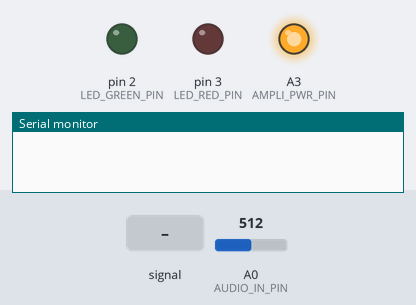
Bench run of a sketch on a simulated Arduino Uno, built with avr-gcc and run on an emulated ATmega328P. On the bench: output pins drawn as LEDs (lit = HIGH), the last lines printed to the serial monitor. The inputs (shaded band) are chosen by the test bench; at power-on: A0 (AUDIO_IN_PIN) = 512.

Above: at 1.2 s.
1.3 s: A0 (AUDIO_IN_PIN) fed a 200 Hz sine of ±81 counts around its level
4.3 s: A0 (AUDIO_IN_PIN) set to 716
At 4.55 s:
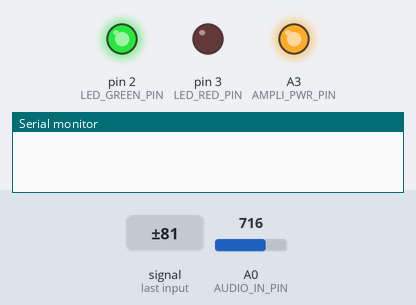
6.2 s: A0 (AUDIO_IN_PIN) fed a 1000 Hz sine of ±255 counts around its level
At 7.3 s:
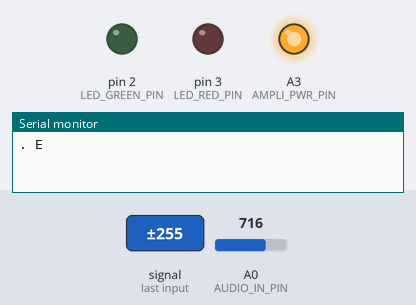
Timing chart, 0 to 9.2 s (numbered marks = the images above; inputs shaded):
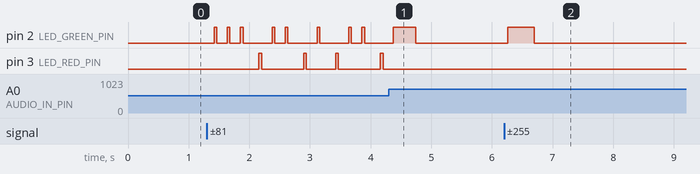

Measured:
- after the input at 4.3 s, pin 3 (LED_RED_PIN): stops changing and stays LOW
- after the input at 6.2 s, pin 2 (LED_GREEN_PIN): LOW → HIGH after 0.06 s, → LOW 0.44 s later

The sketch:

MorseDecoder.ino
```cpp
// (licence header left out)
// Pin powering the mic pre-amp
#define AUDIO_IN_PIN A0
#define LED_GREEN_PIN 2
#define LED_RED_PIN 3
#define AMPLI_PWR_PIN A3

// Sampling rate in samples/s
#define SAMPLING_RATE 5000

// Length of one dot. Assumes constant WPM at the moment
#define DOT_LEN 1

#define THRESHOLD 200

// Precalculated coefficient for our goertzel filter.
float goetzelCoeff=0;

// Length of the goertzel filter
#define GOERTZEL_N 128

// The samples taken from the A/D. The A/D results are
// 10-bits.
int sampledData[GOERTZEL_N];

enum statuses
{
    none =0,
    dot,
    dash,
    intersymbol,
    interchar,
    interword
};

statuses currentStatus=none;

int statusCounter=0;

char* lookupString = ".EISH54V.3UF....2ARL.....WP..J.1TNDB6.X..KC..Y..MGZ7.Q..O.8..90.";
byte currentDecoderIndex = 0;
byte currentDashJump = 64;
char currentAssumedChar='\0';

void setup()
{
  Serial.begin(115200);

  // Set ADC prescaler to 16
  _SFR_BYTE(ADCSRA) |=  _BV(ADPS2); // Set ADPS2
  _SFR_BYTE(ADCSRA) &= ~_BV(ADPS1); // Clear ADPS1
  _SFR_BYTE(ADCSRA) &= ~_BV(ADPS0); // Clear ADPS0

  pinMode(LED_GREEN_PIN, OUTPUT);
  pinMode(LED_RED_PIN, OUTPUT);
  digitalWrite(LED_GREEN_PIN, LOW);
  digitalWrite(LED_RED_PIN, LOW);

  // Power up the amplifier.
  pinMode(AMPLI_PWR_PIN, OUTPUT);
  digitalWrite(AMPLI_PWR_PIN,HIGH);

  float omega = (2.0 * PI * 700) / SAMPLING_RATE;
  goetzelCoeff = 2.0 * cos(omega);
}

void loop()
{
  // Sample at 4KHz
  int32_t dcOffset=0;
  for (int ix = 0; ix < GOERTZEL_N; ix++)
  {
    sampledData[ix] = analogRead(AUDIO_IN_PIN); // 17uS
    delayMicroseconds(233); // total 250uS -> 4KHz
    dcOffset+=sampledData[ix];
  }
  dcOffset=dcOffset/GOERTZEL_N;

  // Remove DC offset (center signal around zero).
  // Calculate RMS signal level.
  int32_t rmsLevel=0;
  for (int ix = 0; ix < GOERTZEL_N; ix++)
  {
    sampledData[ix] -= dcOffset;
    rmsLevel += abs(sampledData[ix]);
  }
  rmsLevel= rmsLevel/GOERTZEL_N;

  // AGC scale to have RMS at about 100
  for (int ix = 0; ix < GOERTZEL_N; ix++)
  {
    if(rmsLevel>5)
    {
      sampledData[ix] = sampledData[ix] * (100.0f/rmsLevel);
    }
    else
    {
      sampledData[ix] = 0;
    }
  }

  // Apply goertzel filter and get amplitude of
  float Q2 = 0;
  float Q1 = 0;
  for (int ix = 0; ix < GOERTZEL_N; ix++)
  {
      float Q0 = goetzelCoeff * Q1 - Q2 + (float) (sampledData[ix]);
      Q2 = Q1;
      Q1 = Q0;
  }

  int magnitude = sqrt(Q1*Q1 + Q2*Q2 - goetzelCoeff*Q1*Q2);
  //Serial.println(magnitude);

  if(currentStatus==none && magnitude>THRESHOLD)
  {
    currentStatus=dot;
    statusCounter=0;
  }
  else if(currentStatus==dot && magnitude>THRESHOLD && statusCounter>DOT_LEN*2)
  {
    currentStatus=dash;
  }
  else if(currentStatus==intersymbol && magnitude<THRESHOLD && statusCounter>DOT_LEN*3)
  {
    currentStatus=interchar;
  }
  else if(currentStatus==interchar && magnitude<THRESHOLD && statusCounter>DOT_LEN*8)
  {
    currentStatus=interword;
  }
  else if(currentStatus!=none && currentStatus<intersymbol && magnitude<THRESHOLD)
  {
    //Serial.print((currentStatus==dot)?".":"-");
    digitalWrite((currentStatus==dot)?LED_GREEN_PIN:LED_RED_PIN,HIGH);
    currentAssumedChar=lookup((currentStatus==dot)?'.':'-');
    currentStatus=intersymbol;
    statusCounter=0;
    //currentStatus=none;
  }
  else if(currentStatus>dash && (magnitude>THRESHOLD || currentStatus==interword))
  {
    //Serial.print((currentStatus==intersymbol)?"":" ");
    digitalWrite(LED_GREEN_PIN, LOW);
    digitalWrite(LED_RED_PIN, LOW);

    if(currentStatus==interchar)
    {
      Serial.print(currentAssumedChar);
      lookup('\0');
    }
    else if(currentStatus==interword)
    {
      Serial.print(currentAssumedChar);
      Serial.print(" ");
      lookup('\0');
    }

    currentStatus=none;
  }

  statusCounter++;
}


char lookup(char currentMark)
{
    currentDashJump = floor(currentDashJump / 2.0f);
    if (currentMark == '.')
    {
        currentDecoderIndex++;
    }
    else if (currentMark == '-')
    {
        currentDecoderIndex += currentDashJump;
    }
    else if (currentMark == '\0')
    {
        currentDecoderIndex = 0;
        currentDashJump = 64;
        return '\0';
    }
    return lookupString[currentDecoderIndex];
}
```
